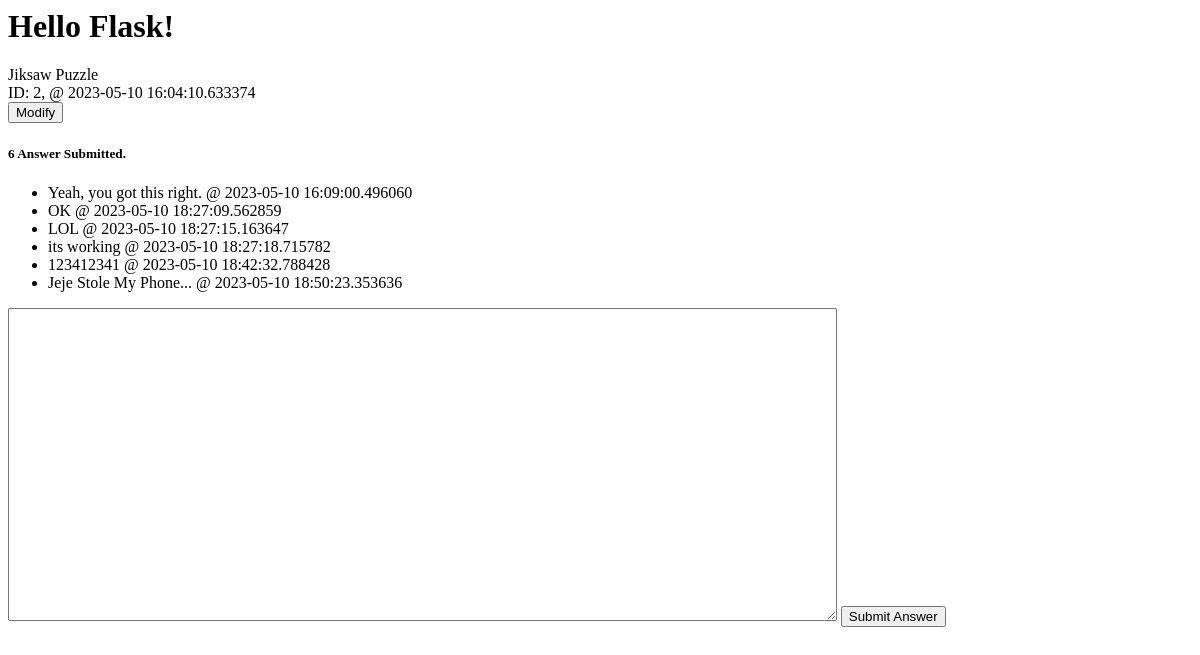
Before: /question/detail/2/ with the older database file.
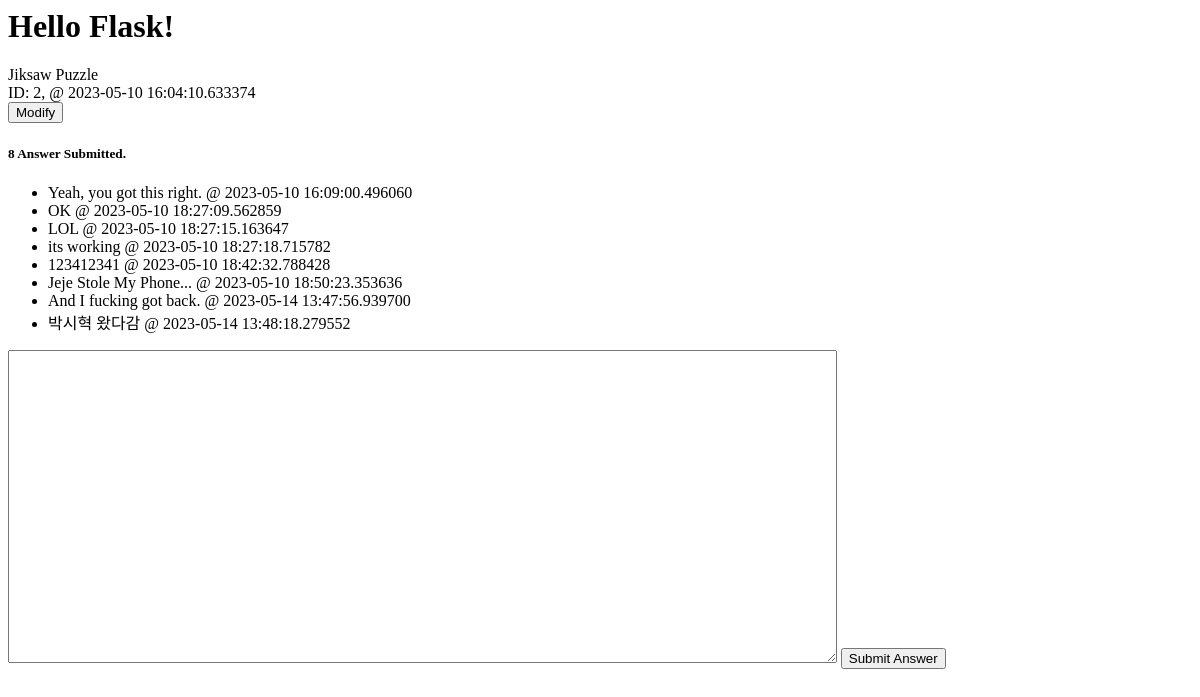
After: the same page with the newer database file.
### models.py (models this page shows)
class Question(db.Model):
    id = db.Column(db.Integer, primary_key=True)
    subject = db.Column(db.String(200), nullable=False)
    content = db.Column(db.Text(), nullable=False)
    create_date = db.Column(db.DateTime(), nullable=False)

class Answer(db.Model):
    id = db.Column(db.Integer, primary_key=True)
    question_id = db.Column(db.Integer, db.ForeignKey('question.id', ondelete='CASCADE'))
    question = db.relationship('Question', backref=db.backref('answer_set'))
    content = db.Column(db.Text(), nullable=False)
    create_date = db.Column(db.DateTime(), nullable=False)

### views/question_view.py (the view)
@bp.route('/detail/<int:question_id>/')
def detail(question_id):
    question = Question.query.get_or_404(question_id)
    return render_template('question/question_detail.html', question=question)

### templates/question/question_detail.html
<link rel="stylesheet" href="{{ url_for('static', filename='style.css') }}">
<h1>{{question.subject}}</h1>
<div>{{question.content}}</div>
<div>ID: {{question.id}}, @ {{question.create_date}}</div>
<form action="{{url_for('question.mdetail', question_id=question.id)}}" method="get">
    <button>Modify</button>
</form>
<h5>{{question.answer_set|length }} Answer Submitted.</h5>
<div>
    <ul>
    {% for answer in question.answer_set %}
        <li>{{answer.content}} @ {{answer.create_date}}</li>
    {% endfor %}
    </ul>
</div>
<form action="{{url_for('answer.create', question_id=question.id)}}" method="post">
    <textarea name="content" id="content" rows="15"></textarea>
    <input type="submit" value="Submit Answer">
</form>

### static/style.css (style rules this page uses)
textarea { width: 70%; height: 40%; }
input[type=submit] { margin-top: 10px; }

Changed rows visible on the page:
added Answer: content "And I fucking got back.", create_date "2023-05-14 13:47:56.939700"
added Answer: content "박시혁 왔다감", create_date "2023-05-14 13:48:18.279552"
Other visible differences:
{{ question.answer_set|length }}: "6" → "8"
